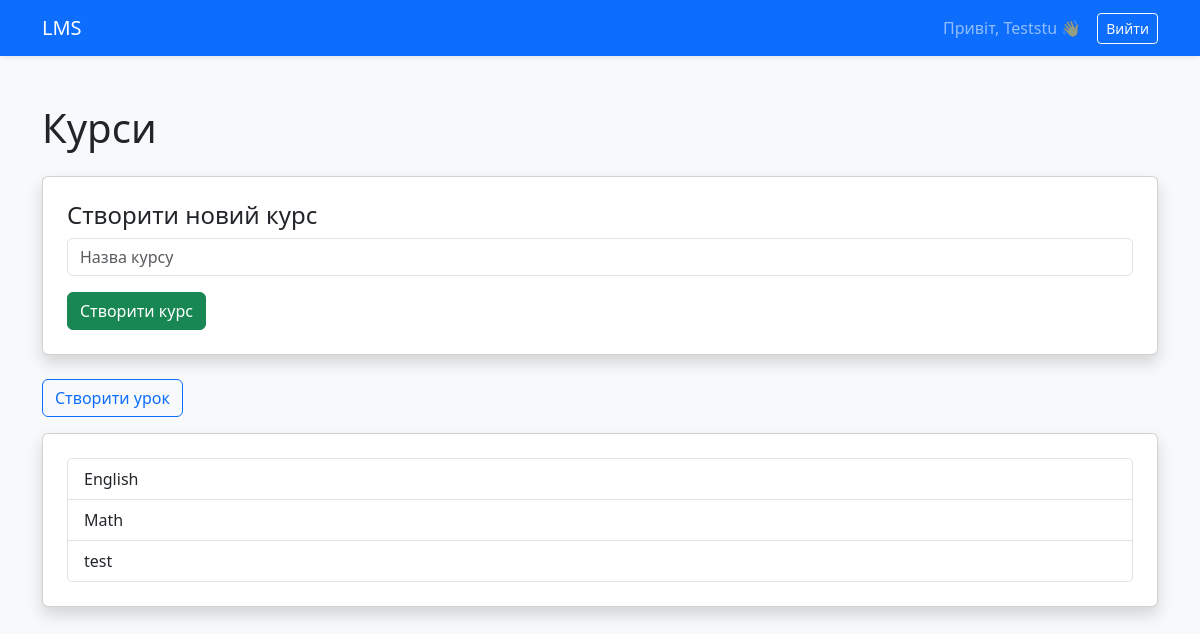
Screenshot of / (signed in) with the database file from the repository.
### lms/models.py (models this page shows, shortened)
class Course(models.Model):
    title = models.CharField(max_length=200)
    description = models.TextField()
    created_at = models.DateTimeField(auto_now_add=True)
    students = models.ManyToManyField(User, related_name='enrolled_courses', blank=True)

### lms/views.py (the view)
# urls.py: path('', views.home, name='home'),
@login_required
def home(request):
    if request.method == "POST":
        if request.user.is_superuser or request.user.profile.role in ["admin"]:
            title = request.POST.get("title")
            if title:
                Course.objects.create(title=title)
                return redirect("home")
    courses_list = Course.objects.all().order_by("-id")
    paginator = Paginator(courses_list, 5)  # 🔥 5 курсів на сторінку
    page_number = request.GET.get("page")
    page_obj = paginator.get_page(page_number)
    return render(request, "lms/home.html", {
        "page_obj": page_obj
    })

### lms/templates/lms/home.html (shortened to what this page needs)
{% extends "base.html" %}
{% block content %}
<h1 class="mb-4">Курси</h1>
{% if user.is_authenticated %}
    {% if user.is_superuser or user.profile.role == "teacher" or user.profile.role == "admin" %}
        <div class="card shadow p-4 mb-4">
            <h4>Створити новий курс</h4>
            <form method="post">
                <div class="mb-3">
                    <input type="text"
                           name="title"
                           class="form-control"
                           placeholder="Назва курсу"
                           required>
                </div>
                <button type="submit" class="btn btn-success">
                    Створити курс
                </button>
            </form>
        </div>
        <a href="{% url 'select_module' %}" class="btn btn-outline-primary mb-3">
            Створити урок
        </a>
    {% endif %}
{% endif %}
<div class="card shadow p-4">
    <div class="list-group">
        {% for course in page_obj %}
            <a href="{% url 'course_detail' course.id %}"
               class="list-group-item list-group-item-action">
                {{ course.title }}
            </a>
        {% empty %}
            <div class="alert alert-info">
                Курсів ще немає
            </div>
        {% endfor %}
    </div>
</div>
{% endblock %}

### lms/templates/base.html (shortened to what this page needs)
<!DOCTYPE html>
<html lang="uk">
<head>
    <link href="https://cdn.jsdelivr.net/npm/bootstrap@5.3.2/dist/css/bootstrap.min.css" rel="stylesheet">
</head>
<body class="bg-light">
<nav class="navbar navbar-expand-lg navbar-dark bg-primary shadow-sm">
    <div class="container">
        <a class="navbar-brand" href="{% url 'home' %}">LMS</a>
        <div class="collapse navbar-collapse justify-content-end">
            {% if user.is_authenticated %}
                <span class="navbar-text me-3">
                    Привіт, {{ user.username }} 👋
                </span>
                <form method="post" action="{% url 'logout' %}">
                    <button class="btn btn-outline-light btn-sm">
                        Вийти
                    </button>
                </form>
            {% else %}
                <a href="{% url 'login' %}" class="btn btn-light btn-sm me-2">Увійти</a>
                <a href="{% url 'register' %}" class="btn btn-warning btn-sm">Реєстрація</a>
            {% endif %}
        </div>
    </div>
</nav>
<div class="container mt-5">
    {% block content %}
    {% endblock %}
</div>
</body>
</html>

### rows the page displays
Course: title "English"
Course: title "Math"
Course: title "test"

### other values shown
{{ user.username }} "Teststu"
